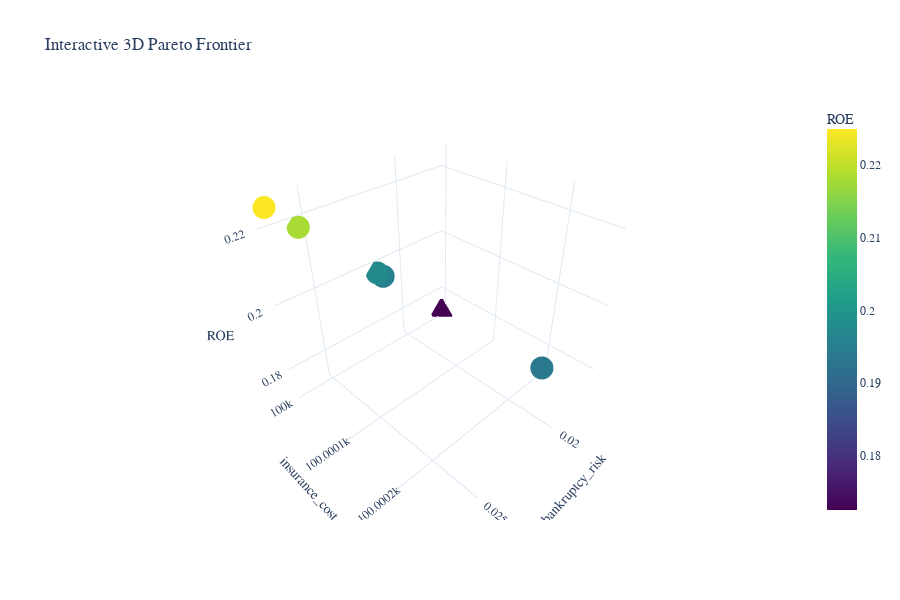

Notebook source saved alongside this figure:
### Code cell
# Create interactive 3D visualization
interactive_fig = create_interactive_pareto_frontier(
    points_3d,
    ["bankruptcy_risk", "insurance_cost", "ROE"],
    title="Interactive 3D Pareto Frontier",
    height=600
)
interactive_fig.show()

### Figure 1 — Plotly figure (JSON) as saved in the notebook; plotly's stock layout.template omitted (floating-point values rounded to 4 significant figures)
{"data": [{"hovertemplate": "bankruptcy_risk: %{x:.3f}<br>insurance_cost: %{y:.3f}<br>ROE: %{z:.3f}<br>%{text}<extra></extra>", "marker": {"color": [0.1725, 0.1725, 0.1725, 0.2181, 0.225, 0.225, 0.225, 0.225, 0.225, 0.225, 0.225, 0.225, 0.225, 0.225, 0.225, 0.1955, 0.225, 0.225, 0.225, 0.225, 0.225, 0.225, 0.225, 0.225, 0.225, 0.225, 0.1938, 0.225, 0.225, 0.225, 0.225, 0.225, 0.225, 0.225, 0.225, 0.225, 0.225, 0.1725, 0.225, 0.1974], "colorbar": {"title": {"text": "ROE"}}, "colorscale": [[0, "#440154"], [0.1111, "#482878"], [0.2222, "#3e4989"], [0.3333, "#31688e"], [0.4444, "#26828e"], [0.5556, "#1f9e89"], [0.6667, "#35b779"], [0.7778, "#6ece58"], [0.8889, "#b5de2b"], [1, "#fde725"]], "showscale": true, "size": 8}, "mode": "markers", "text": ["Point 0", "Point 1", "Point 2", "Point 3", "Point 4", "Point 5", "Point 6", "Point 7", "Point 8", "Point 9", "Point 10", "Point 11", "Point 12", "Point 13", "Point 14", "Point 15", "Point 16", "Point 17", "Point 18", "Point 19", "Point 20", "Point 21", "Point 22", "Point 23", "Point 24", "Point 25", "Point 26", "Point 27", "Point 28", "Point 29", "Point 30", "Point 31", "Point 32", "Point 33", "Point 34", "Point 35", "Point 36", "Point 37", "Point 38", "Point 39"], "type": "scatter3d", "x": [0.01733, 0.01733, 0.01733, 0.02544, 0.02667, 0.02667, 0.02667, 0.02667, 0.02667, 0.02667, 0.02667, 0.02667, 0.02667, 0.02667, 0.02667, 0.02142, 0.02667, 0.02667, 0.02667, 0.02667, 0.02667, 0.02667, 0.02667, 0.02667, 0.02667, 0.02667, 0.02113, 0.02667, 0.02667, 0.02667, 0.02667, 0.02667, 0.02667, 0.02667, 0.02667, 0.02667, 0.02667, 0.01733, 0.02667, 0.02176], "y": [100000, 100000, 100000, 100000, 100000, 100000, 100000, 100000, 100000, 100000, 100000, 100000, 100000, 100000, 100000, 100000, 100000, 100000, 100000, 100000, 100000, 100000, 100000, 100000, 100000, 100000, 100000.0, 100000, 100000, 100000, 100000, 100000, 100000, 100000, 100000, 100000, 100000, 100000, 100000, 100000], "z": [0.1725, 0.1725, 0.1725, 0.2181, 0.225, 0.225, 0.225, 0.225, 0.225, 0.225, 0.225, 0.225, 0.225, 0.225, 0.225, 0.1955, 0.225, 0.225, 0.225, 0.225, 0.225, 0.225, 0.225, 0.225, 0.225, 0.225, 0.1938, 0.225, 0.225, 0.225, 0.225, 0.225, 0.225, 0.225, 0.225, 0.225, 0.225, 0.1725, 0.225, 0.1974]}], "layout": {"font": {"family": "Arial, sans-serif"}, "height": 600, "scene": {"xaxis": {"title": {"text": "bankruptcy_risk"}}, "yaxis": {"title": {"text": "insurance_cost"}}, "zaxis": {"title": {"text": "ROE"}}}, "title": {"text": "Interactive 3D Pareto Frontier"}}}
